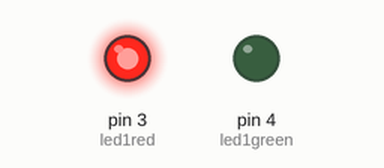
This sketch was run on a simulated Arduino Uno, built with avr-gcc and run on an emulated ATmega328P. On the bench: output pins drawn as LEDs (lit = HIGH). What the sketch prints to the serial monitor is not drawn.

Above: at 0.1 s.
Timing chart, 0 to 1.6 s (numbered marks = the images above):
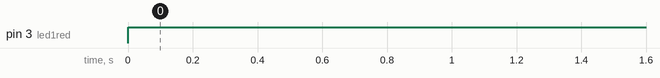

The sketch:

1_paal-rgb.ino
```cpp
const int halleffect1 = 0; //hall effect sensor is connected to input pin 0
const int led1red = 3; //led1 rood is connected to output pin 3
const int led1green = 4; //led1 groen is connected to output pin 3

//initialize state and time
int state = 0;
int time = 0;

void setup() {
  //configure hall effect pin as input
  pinMode(halleffect1, INPUT);
  //configure led pins as output
  pinMode(led1red, OUTPUT);
  pinMode(led1green, OUTPUT);
  //start serial for debugging hall effect sensor state
  Serial.begin(9600);
  Serial.println("amogus");
}

void loop() {
  //turn off green led if it was on
  digitalWrite(led1green, LOW);

  //fetch hall effect sensor state
  state = digitalRead(halleffect1);
  if (state == LOW) {
    //input detected, red led will turn on
    digitalWrite(led1red, HIGH);
  } else {
    //input not detected, red led can turn off and time can increase for idle led
    digitalWrite(led1red, LOW);
    time++;

    //check if time limit to blink has been reached
    if (time >= 500) {
      //reset time limit
      time = 0;
      //turn on green led
      digitalWrite(led1green, HIGH);
      //wait
      delay(100);
    }
  }

  //debug print hall effect sensor state
  Serial.println(state);

  //delay to keep counter static
  delay(10);
}
```

Measured:
- by itself, pin 3 (led1red): LOW → HIGH at 0.00 s
